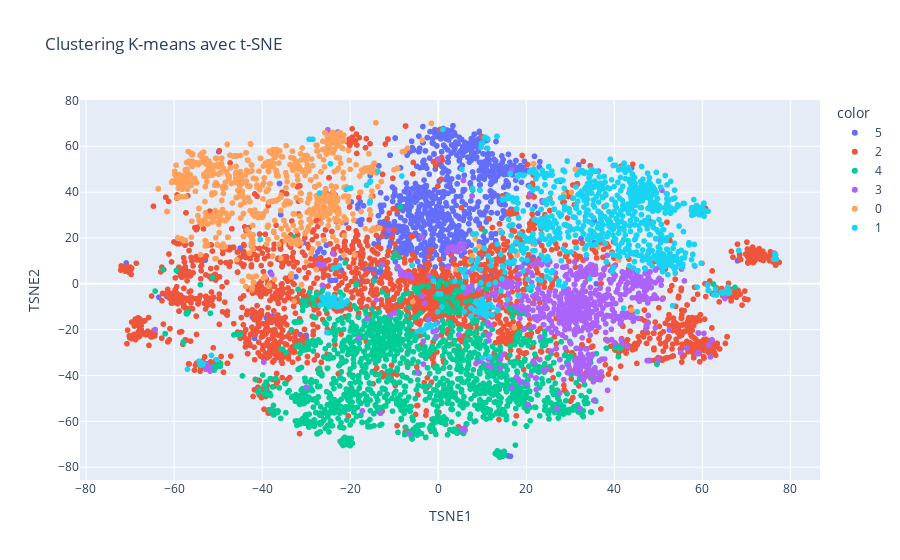

Source (notebook cell):
### Code cell
from sklearn.manifold import TSNE


# Réduction de la dimensionnalité avec t-SNE
tsne = TSNE(n_components=2, random_state=42, perplexity=30, n_iter=1000)
X_tsne = tsne.fit_transform(X.toarray())  

# Création d'un DataFrame pour la visualisation
df_tsne = pd.DataFrame(X_tsne, columns=['TSNE1', 'TSNE2'])
df_tsne['cluster'] = kmeans.labels_  

# Visualisation interactive avec Plotly
fig = px.scatter(
    df_tsne,
    x='TSNE1',
    y='TSNE2',
    color=df_tsne['cluster'].astype(str), 
    title='Clustering K-means avec t-SNE',
    labels={'cluster': 'Cluster'}
)
fig.show()

### Figure 1 — Plotly figure (JSON) as saved in the notebook; plotly's stock layout.template omitted (floating-point values rounded to 4 significant figures; data arrays with more than 128 entries replaced by an {"elided": "..."} marker saying what was removed)
{"data": [{"hovertemplate": "color=5<br>TSNE1=%{x}<br>TSNE2=%{y}<extra></extra>", "legendgroup": "5", "marker": {"color": "#636efa", "symbol": "circle"}, "mode": "markers", "name": "5", "showlegend": true, "type": "scattergl", "x": {"elided": "1111 float values"}, "xaxis": "x", "y": {"elided": "1111 float values"}, "yaxis": "y"}, {"hovertemplate": "color=2<br>TSNE1=%{x}<br>TSNE2=%{y}<extra></extra>", "legendgroup": "2", "marker": {"color": "#EF553B", "symbol": "circle"}, "mode": "markers", "name": "2", "showlegend": true, "type": "scattergl", "x": {"elided": "2867 float values"}, "xaxis": "x", "y": {"elided": "2867 float values"}, "yaxis": "y"}, {"hovertemplate": "color=4<br>TSNE1=%{x}<br>TSNE2=%{y}<extra></extra>", "legendgroup": "4", "marker": {"color": "#00cc96", "symbol": "circle"}, "mode": "markers", "name": "4", "showlegend": true, "type": "scattergl", "x": {"elided": "1857 float values"}, "xaxis": "x", "y": {"elided": "1857 float values"}, "yaxis": "y"}, {"hovertemplate": "color=3<br>TSNE1=%{x}<br>TSNE2=%{y}<extra></extra>", "legendgroup": "3", "marker": {"color": "#ab63fa", "symbol": "circle"}, "mode": "markers", "name": "3", "showlegend": true, "type": "scattergl", "x": {"elided": "857 float values"}, "xaxis": "x", "y": {"elided": "857 float values"}, "yaxis": "y"}, {"hovertemplate": "color=0<br>TSNE1=%{x}<br>TSNE2=%{y}<extra></extra>", "legendgroup": "0", "marker": {"color": "#FFA15A", "symbol": "circle"}, "mode": "markers", "name": "0", "showlegend": true, "type": "scattergl", "x": {"elided": "1037 float values"}, "xaxis": "x", "y": {"elided": "1037 float values"}, "yaxis": "y"}, {"hovertemplate": "color=1<br>TSNE1=%{x}<br>TSNE2=%{y}<extra></extra>", "legendgroup": "1", "marker": {"color": "#19d3f3", "symbol": "circle"}, "mode": "markers", "name": "1", "showlegend": true, "type": "scattergl", "x": {"elided": "1091 float values"}, "xaxis": "x", "y": {"elided": "1091 float values"}, "yaxis": "y"}], "layout": {"legend": {"title": {"text": "color"}, "tracegroupgap": 0}, "title": {"text": "Clustering K-means avec t-SNE"}, "xaxis": {"anchor": "y", "domain": [0, 1], "title": {"text": "TSNE1"}}, "yaxis": {"anchor": "x", "domain": [0, 1], "title": {"text": "TSNE2"}}}}
